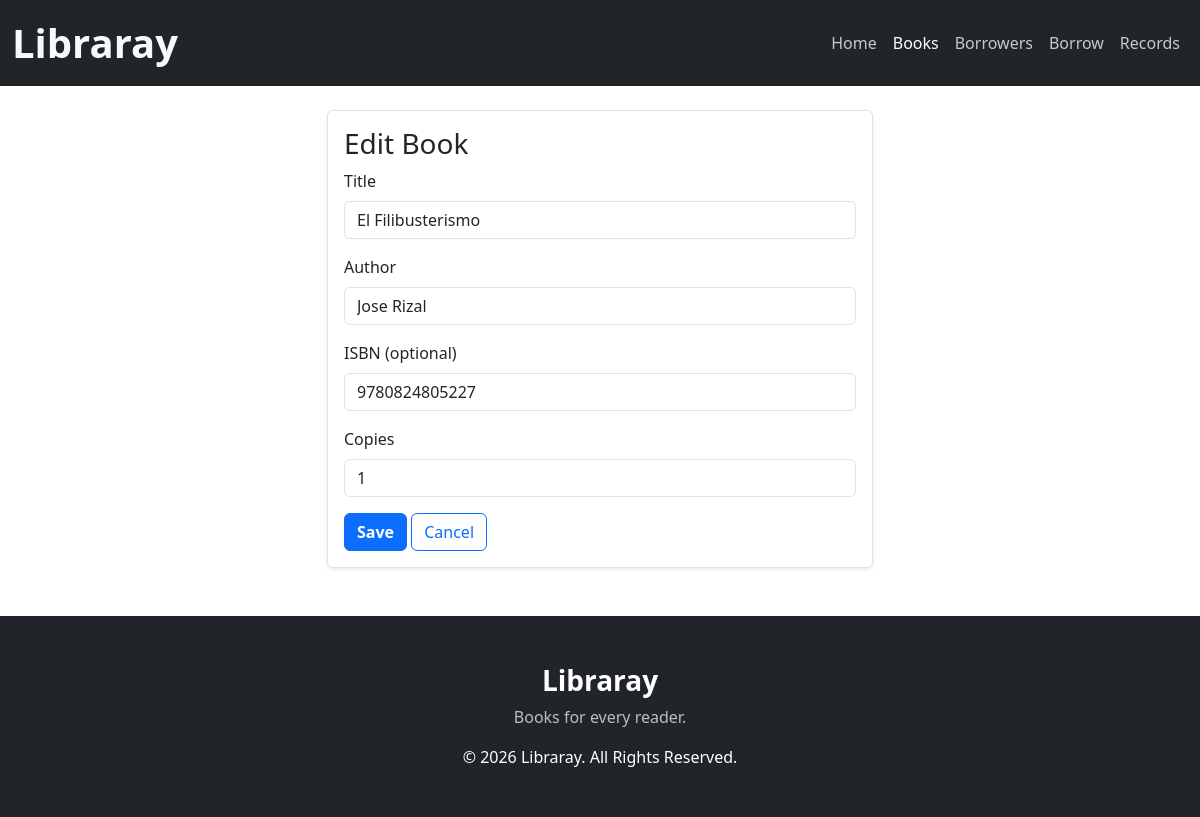
The app's page /book_form.php?id=2 with its own data.
### tables this page shows
CREATE TABLE IF NOT EXISTS `books` (
  `id` int(11) NOT NULL AUTO_INCREMENT,
  `title` varchar(200) NOT NULL,
  `author` varchar(150) NOT NULL,
  `isbn` varchar(20) DEFAULT NULL,
  `copies` int(11) NOT NULL DEFAULT 1,
  `created_at` timestamp NOT NULL DEFAULT current_timestamp(),
  PRIMARY KEY (`id`),
  UNIQUE KEY `isbn` (`isbn`)
);

### config.php (called while the page is built, shortened)
<?php
function e($v) { return htmlspecialchars((string)$v, ENT_QUOTES, 'UTF-8'); }

### book_form.php (the view, shortened to what this page needs)
<?php
require_once 'config.php';
$id = filter_var($_GET['id'] ?? null, FILTER_VALIDATE_INT);
$book = ['title' => '', 'author' => '', 'isbn' => '', 'copies' => 1];
if ($id) {
    $stmt = $conn->prepare("SELECT title, author, isbn, copies FROM books WHERE id = ?");
    $stmt->bind_param("i", $id);
    $stmt->execute();
    $book = $stmt->get_result()->fetch_assoc();
}
$title = $id ? 'Edit Book' : 'Add Book';
require 'includes/header.php';
?>
<div class="row justify-content-center"><div class="col-md-6">
  <div class="card shadow-sm"><div class="card-body">
    <h3><?= e($title) ?></h3>
    <form method="POST">
      <div class="mb-3"><label class="form-label">Title</label>
        <input name="title" class="form-control" value="<?= e($book['title']) ?>" required></div>
      <div class="mb-3"><label class="form-label">Author</label>
        <input name="author" class="form-control" value="<?= e($book['author']) ?>" required></div>
      <div class="mb-3"><label class="form-label">ISBN (optional)</label>
        <input name="isbn" class="form-control" value="<?= e($book['isbn']) ?>"></div>
      <div class="mb-3"><label class="form-label">Copies</label>
        <input type="number" min="1" name="copies" class="form-control" value="<?= e($book['copies']) ?>" required></div>
      <button class="btn btn-accent">Save</button>
      <a href="books.php" class="btn btn-outline-light">Cancel</a>
    </form>
  </div></div>
</div></div>
<?php require 'includes/footer.php'; ?>

### header.php (style rules this page uses)
:root { --chrome: #212529; --primary: #0d6efd; --primary-dark: #0a58ca; --soft: #e7f1ff; --page: #ffffff; --page-alt: #f8f9fa; --line: #dee2e6; --ink: #212529; --muted: #6c757d; --bs-body-bg: var(--page); --bs-body-color: var(--ink); --bs-border-color: var(--line); }
body { background: var(--page); color: var(--ink); }
.card { background: #fff; border: 1px solid var(--line); color: var(--ink); }
.form-control, .form-select { background: #fff; color: var(--ink); }
.btn-accent { background: var(--primary); border-color: var(--primary); color: #fff; font-weight: 600; }
.container:not(.bg-dark) .btn-outline-light { --bs-btn-color: var(--primary); --bs-btn-border-color: var(--primary); --bs-btn-hover-bg: var(--primary); --bs-btn-hover-border-color: var(--primary); --bs-btn-hover-color: #fff; }
a { color: var(--primary); }
.btn, .navbar-brand { text-decoration: none; }

### records on screen
books: title "El Filibusterismo", author "Jose Rizal", isbn "9780824805227", copies "1"

### other values on screen
$label "Home"
$label "Books"
$label "Borrowers"
$label "Borrow"
$label "Records"
$title "Edit Book"
